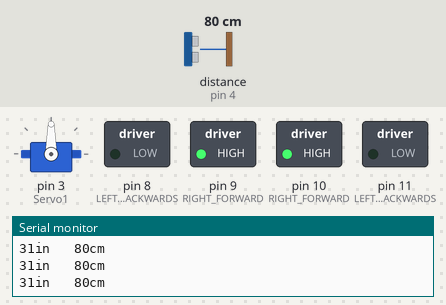
Simulated run of this sketch. Board: Arduino Uno, built with avr-gcc and run on an emulated ATmega328P. Parts: servo, switched loads named in the sketch (green lamp = pin HIGH), the last lines printed to the serial monitor. Wiring (inferred from the names in the program): ultrasonic range finder: trigger pin 2; echo pin 4. The test bench sets the inputs (shaded band); at power-on: distance to the obstacle (sensor on pin 4) 80 cm. The echo pulse lasts 58.3 µs per cm; pins used as bus, display or sensor lines are not drawn.

Above: at 1.2 s.
1.3 s: distance to the obstacle (sensor on pin 4) set to 24 cm
2.8 s: distance to the obstacle (sensor on pin 4) set to 20 cm
At 3.3 s:
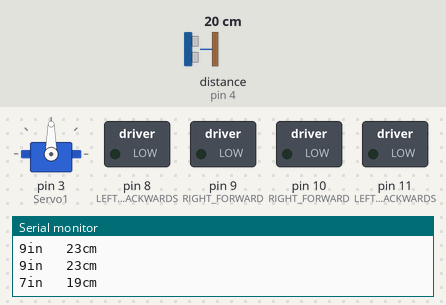
5.8 s: distance to the obstacle (sensor on pin 4) set to 299 cm
At 6.7 s:
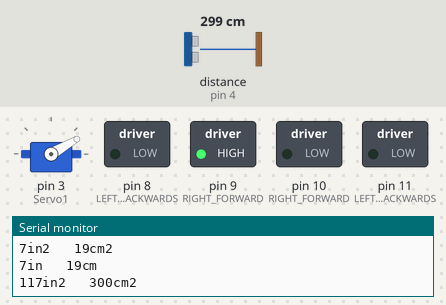
8.8 s: distance to the obstacle (sensor on pin 4) set to 2 cm
At 10.3 s:
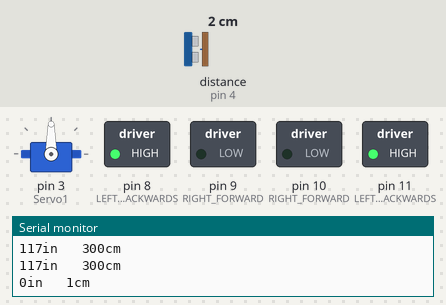
11.8 s: distance to the obstacle (sensor on pin 4) set to 35 cm
At 12.24 s:
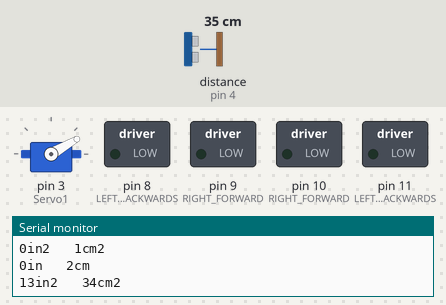
Timing chart, 0 to 14.9 s (numbered marks = the images above; inputs shaded):
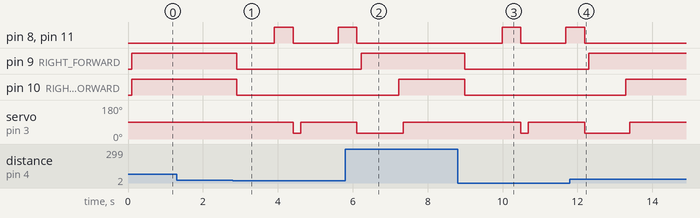

Measured:
- the behaviour switches between 22 and 21 cm on distance to the obstacle (sensor on pin 4) (found by bisection; images 0 and 1)
- after the input at 2.8 s, pin 8 (LEFT_BACKWARDS), pin 11 (LEFT_BACKWARDS): LOW → HIGH after 1.1 s, → LOW 0.50 s later, → HIGH 1.2 s later; pin 9 (RIGHT_FORWARD), pin 10 (RIGHT_FORWARD): HIGH → LOW after 0.11 s; servo on pin 3 (Servo1): 90° → 30° after 1.6 s, → 90° 0.20 s later
- after the input at 5.8 s, pin 8 (LEFT_BACKWARDS), pin 11 (LEFT_BACKWARDS): goes on until 6.1 s, then stays LOW; pin 9 (RIGHT_FORWARD): LOW → HIGH after 0.43 s; pin 10 (RIGHT_FORWARD): LOW → HIGH after 1.4 s
- after the input at 8.8 s, pin 8 (LEFT_BACKWARDS), pin 11 (LEFT_BACKWARDS): LOW → HIGH after 1.2 s, → LOW 0.50 s later, → HIGH 1.2 s later; pin 9 (RIGHT_FORWARD), pin 10 (RIGHT_FORWARD): HIGH → LOW after 0.19 s; servo on pin 3 (Servo1): 90° → 30° after 1.7 s, → 90° 0.20 s later
- after the input at 11.8 s, pin 8 (LEFT_BACKWARDS), pin 11 (LEFT_BACKWARDS): goes on until 12.2 s, then stays LOW; pin 9 (RIGHT_FORWARD): LOW → HIGH after 0.50 s; pin 10 (RIGHT_FORWARD): LOW → HIGH after 1.5 s

The sketch:

jj97.ino
```cpp
#include <Servo.h>

Servo Servo1;

#define trig 2
#define echo 4

void setup() {

  //Servo
  Servo1.attach(3);

  //Ultra-Sonic
  pinMode(trig, OUTPUT);
  pinMode(echo, INPUT);
  Serial.begin(9600);

  //Motor control pins
  pinMode(8, OUTPUT); //LEFT BACKWARDS
  pinMode(9, OUTPUT); //RIGHT FORWARD
  pinMode(10, OUTPUT); //RIGHT FORWARD
  pinMode(11, OUTPUT); //LEFT BACKWARDS

}

void loop() {

  //Ultra-Sonis
  digitalWrite(trig, LOW);
  delayMicroseconds(2);
  digitalWrite(trig, HIGH);
  delayMicroseconds(10);
  digitalWrite(trig, LOW);
  long t = pulseIn(echo, HIGH);
  long inches = t / 74 / 2;
  long cm = t / 29 / 2;
  Serial.print(inches);
  Serial.print("in \t");
  Serial.print(cm);
  Serial.println("cm \t");
  delay(100);

  //Initializing
  Servo1.write(90);
  long x = cm ;
  stopm();

  //Drivetrain
  if (x > 20) {
    forwardm();
  }
  else {
    stopm();
    delay(1000);
    backwardm();
    delay(500);
    stopm();

    Servo1.write(30);

    digitalWrite(trig, LOW);
    delayMicroseconds(2);
    digitalWrite(trig, HIGH);
    delayMicroseconds(10);
    digitalWrite(trig, LOW);
    long t = pulseIn(echo, HIGH);
    long inches = t / 74 / 2;
    long cm = t / 29 / 2;
    Serial.print(inches);
    Serial.print("in2 \t");
    Serial.print(cm);
    Serial.println("cm2 \t");
    delay(100);

    int x1 = cm;
    if (x1 > 20) {
      turnRF();
      delay(1000);
      forwardm();

    }
    else {
      stopm();
    }
  }


}
void stopm() {
  digitalWrite(8, LOW);
  digitalWrite(9, LOW);
  digitalWrite(10, LOW);
  digitalWrite(11, LOW);

}
void forwardm() {
  digitalWrite(8, LOW);
  digitalWrite(9, HIGH);
  digitalWrite(10, HIGH);
  digitalWrite(11, LOW);

}
void backwardm() {
  digitalWrite(8, HIGH);
  digitalWrite(9, LOW);
  digitalWrite(10, LOW);
  digitalWrite(11, HIGH);
}
void turnRF() {
  digitalWrite(8, LOW);
  digitalWrite(9, HIGH);
  digitalWrite(10, LOW);
  digitalWrite(11, LOW);
}
void turnLF() {
  digitalWrite(8, LOW);
  digitalWrite(9, LOW);
  digitalWrite(10, HIGH);
  digitalWrite(11, LOW);
}
```
